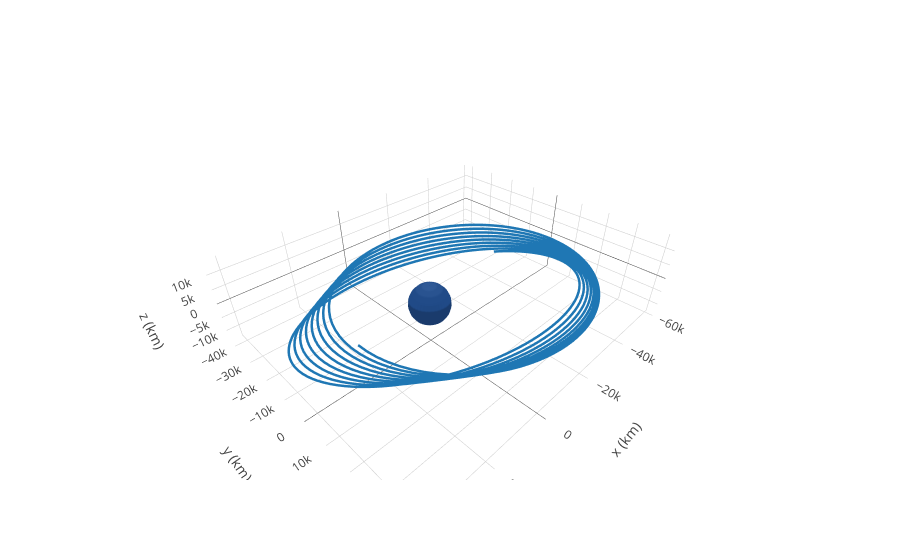

The notebook cell this image was saved under:
### Code cell
frame = OrbitPlotter3D()

frame.set_attractor(Earth)
frame.plot_trajectory(rr, label='orbit with artificial thrust')
frame.show()

### Figure 1 — Plotly figure (JSON) as saved in the notebook; plotly's stock layout.template omitted (floating-point values rounded to 4 significant figures; data arrays with more than 128 entries replaced by an {"elided": "..."} marker saying what was removed)
{"data": [{"line": {"dash": "solid", "width": 5}, "mode": "lines", "name": "orbit with artificial thrust", "type": "scatter3d", "uid": "24631161-613f-4ee4-8f57-841ff211d457", "x": {"elided": "1000 float values"}, "y": {"elided": "1000 float values"}, "z": {"elided": "1000 float values"}}, {"cauto": false, "cmax": 1, "cmin": 1, "colorscale": [[0, "#204a87"], [1, "#204a87"]], "name": "Earth", "showscale": false, "type": "surface", "uid": "05e4171b-f850-4c5d-89d1-60c86f6c077e", "x": {"elided": "20x20 float values"}, "y": {"elided": "20x20 float values"}, "z": {"elided": "20x20 float values"}}], "layout": {"autosize": true, "scene": {"aspectmode": "data", "xaxis": {"title": "x (km)"}, "yaxis": {"title": "y (km)"}, "zaxis": {"title": "z (km)"}}}}
